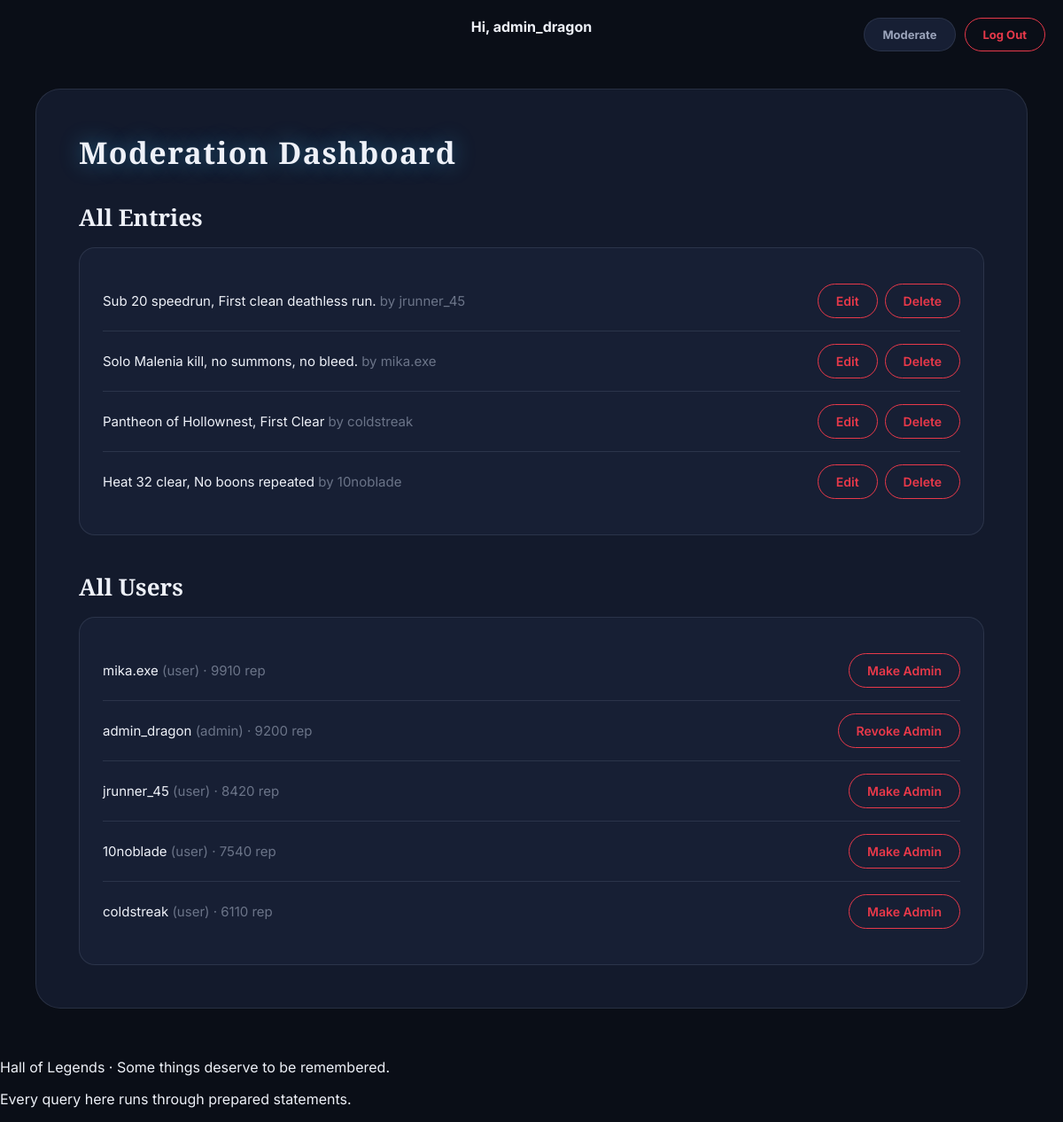
The page /moderate.php (signed in) on the database its author committed.
### tables this page shows
CREATE TABLE users (
    user_id     INT AUTO_INCREMENT PRIMARY KEY,
    username    VARCHAR(50) NOT NULL UNIQUE,
    email       VARCHAR(100) NOT NULL UNIQUE,
    password    VARCHAR(255) NOT NULL,
    role        ENUM('user','admin') NOT NULL DEFAULT 'user',
    rep         INT NOT NULL DEFAULT 0,
    created_at  DATETIME DEFAULT CURRENT_TIMESTAMP
);

### includes/functions.php (called while the page is built, shortened)
<?php
function e($text) {
    return htmlspecialchars($text ?? '', ENT_QUOTES, 'UTF-8');
}
function is_logged_in() {
    return isset($_SESSION['user_id']);
}
function is_admin() {
    return is_logged_in() && ($_SESSION['role'] ?? '') === 'admin';
}

### moderate.php (the view, shortened to what this page needs)
<?php
require __DIR__.'/config/db.php';
require __DIR__.'/includes/functions.php';
$entries = $conn->query('SELECT * FROM entry_feed_view ORDER BY created_at DESC');
$users = $conn->query('SELECT user_id, username, email, role, rep FROM users ORDER BY rep DESC');
require __DIR__.'/includes/header.php';
?>
<div class="hol-screen">
  <div class="hol-panel">
    <h1 class="hol-glow-heading" style="font-size:34px;margin-bottom:32px;">Moderation Dashboard</h1>
    <h2 class="hol-section-title" style="margin-bottom:16px;">All Entries</h2>
    <div class="hol-rank-card" style="margin-bottom:40px;">
      <?php while ($e = $entries->fetch_assoc()): ?>
        <div class="hol-lb-row" style="align-items:center;">
          <div><?php echo htmlspecialchars($e['title']); ?> <span style="color:var(--text-muted);">by <?php echo htmlspecialchars($e['username']); ?></span></div>
          <div style="display:flex;gap:8px;">
            <a href="edit.php?id=<?php echo $e['entry_id']; ?>" class="hol-btn-outline-red hol-btn">Edit</a>
            <form method="POST" action="delete.php" data-confirm="Delete this entry?">
              <button type="submit" class="hol-btn-outline-red hol-btn">Delete</button>
            </form>
          </div>
        </div>
      <?php endwhile; ?>
    </div>
    <h2 class="hol-section-title" style="margin-bottom:16px;">All Users</h2>
    <div class="hol-rank-card">
      <?php while ($u = $users->fetch_assoc()): ?>
        <div class="hol-lb-row">
          <div><?php echo htmlspecialchars($u['username']); ?> <span style="color:var(--text-muted);">(<?php echo htmlspecialchars($u['role']); ?>) · <?php echo (int)$u['rep']; ?> rep</span></div>
          <form method="POST" action="promote.php">
            <button type="submit" class="hol-btn-outline-red hol-btn"><?php echo $u['role'] === 'admin' ? 'Revoke Admin' : 'Make Admin'; ?></button>
          </form>
        </div>
      <?php endwhile; ?>
    </div>
  </div>
</div>
<?php require __DIR__.'/includes/footer.php'; ?>

### includes/header.php (shortened to what this page needs)
<!DOCTYPE html>
<html lang="en">
<head>
    <link rel="stylesheet" href="assets/styles/base.css">
</head>
<body>
<?php if (is_logged_in()): ?>
    <div class="hol-orb-nav">
        <?php if (is_admin()): ?>
            <a href="moderate.php" class="hol-orb-btn hol-orb-btn--mod">Moderate</a>
        <?php endif; ?>
        <span class="hol-orb-who">Hi, <?php echo e($_SESSION['username']); ?></span>
        <a href="logout.php" class="hol-orb-btn hol-orb-btn--ghost">Log Out</a>
    </div>
<?php endif; ?>
<main class="page">

### includes/footer.php (shortened to what this page needs)
</main>
<footer class="hol-foot">
    <p>Hall of Legends · Some things deserve to be remembered.</p>
    <p class="hol-foot-tiny">Every query here runs through prepared statements.</p>
</footer>
</body>
</html>

### assets/styles/base.css (style rules this page uses)
:root { --bg-app: #0a0e17; --bg-panel: #131a2c; --bg-panel-alt: #171f34; --bg-input: #4b5568; --bg-input-placeholder: #8f97ab; --border-soft: rgba(148, 163, 184, 0.16); --border-dashed: rgba(226, 232, 240, 0.55); --text-primary: #eef1f8; --text-secondary: #9aa3ba; --text-muted: #6b7488; --accent-cyan: #38bdf8; --accent-cyan-glow: rgba(56, 189, 248, 0.45); --accent-cyan-text: #2f3f5c; --accent-red: #e8394a; --accent-red-glow: rgba(232, 57, 74, 0.35); --rep-badge-bg: #2f6fa8; --rep-badge-text: #bfe3ff; --tab-active-bg: #2b3f63; --radius-xl: 28px; --radius-lg: 18px; --radius-md: 12px; --radius-pill: 999px; --font-display: "Playfair Display", "Georgia", serif; --font-body: "Inter", -apple-system, BlinkMacSystemFont, "Segoe UI", sans-serif; }
* { box-sizing: border-box; }
body { margin: 0; background: var(--bg-app); color: var(--text-primary); font-family: var(--font-body); -webkit-font-smoothing: antialiased; }
a { color: inherit; text-decoration: none; }
button { font-family: inherit; cursor: pointer; }
.hol-screen { min-height: 100vh; background: var(--bg-app); padding: 100px 40px 40px; display: flex; align-items: flex-start; justify-content: center; }
.hol-panel { width: 100%; max-width: 1180px; background: var(--bg-panel); border: 1px solid var(--border-soft); border-radius: var(--radius-xl); padding: 48px; }
.hol-glow-heading { font-family: var(--font-display); font-weight: 800; letter-spacing: 0.04em; color: var(--text-primary); text-shadow: 0 0 24px var(--accent-cyan-glow); margin: 0; }
.hol-section-title { font-family: var(--font-display); font-weight: 700; font-size: 26px; color: var(--text-primary); margin: 0; }
.hol-orb-nav { position: fixed; top: 20px; right: 20px; display: flex; align-items: center; gap: 10px; z-index: 10; }
.hol-orb-who { position: fixed; top: 20px; left: 50%; transform: translateX(-50%); display: inline-flex; align-items: center; justify-content: center; gap: 12px; z-index: 10; white-space: nowrap; font-weight: 700; color: var(--text-primary); }
.hol-orb-btn { padding: 10px 20px; border-radius: var(--radius-pill); background: var(--bg-panel-alt); border: 1px solid var(--border-soft); color: var(--text-secondary); font-weight: 700; font-size: 13px; }
.hol-orb-btn--ghost { border-color: var(--accent-red); color: var(--accent-red); background: transparent; }
.hol-btn { border: none; border-radius: var(--radius-pill); font-weight: 600; transition: filter 0.15s ease, transform 0.05s ease; }
.hol-btn-outline-red { display: inline-flex; align-items: center; gap: 8px; background: transparent; border: 1.5px solid var(--accent-red); color: var(--accent-red); border-radius: var(--radius-pill); padding: 10px 20px; font-weight: 600; font-size: 14px; }
.hol-rank-card { background: var(--bg-panel-alt); border: 1px solid var(--border-soft); border-radius: var(--radius-lg); padding: 26px; }
.hol-lb-row { display: flex; align-items: center; justify-content: space-between; padding: 14px 0; border-bottom: 1px solid var(--border-soft); font-size: 15px; }
.hol-lb-row:last-of-type { border-bottom: none; }

### rows shown on the page
users: username "mika.exe", role "user", rep "9910", shows "Make Admin"
users: username "admin_dragon", role "admin", rep "9200", shows "Revoke Admin"
users: username "jrunner_45", role "user", rep "8420", shows "Make Admin"
users: username "10noblade", role "user", rep "7540", shows "Make Admin"
users: username "coldstreak", role "user", rep "6110", shows "Make Admin"

### other values the page prints
$_SESSION['username'] "admin_dragon"
$e['title'] "Sub 20 speedrun, First clean deathless run."
$e['username'] "jrunner_45"
$e['title'] "Solo Malenia kill, no summons, no bleed."
$e['username'] "mika.exe"
$e['title'] "Pantheon of Hollownest, First Clear"
$e['username'] "coldstreak"
$e['title'] "Heat 32 clear, No boons repeated"
$e['username'] "10noblade"
